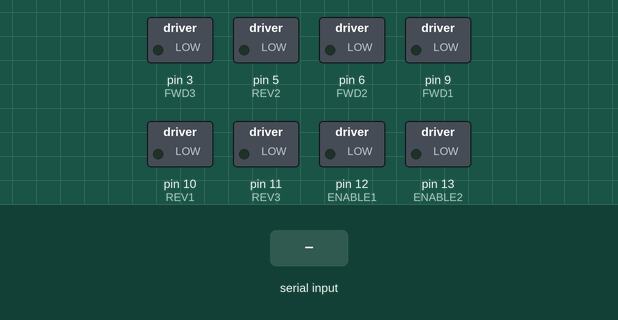
Recording of a sketch running on a simulated Arduino Uno, built with avr-gcc and run on an emulated ATmega328P. Parts: switched loads named in the sketch (green lamp = pin HIGH). Inputs (shaded band) come from the test bench. What the sketch prints to the serial monitor is not drawn.

Above: at 8.2 s.
8.3 s: "90,45,200\n" received over Serial
At 10.0 s:
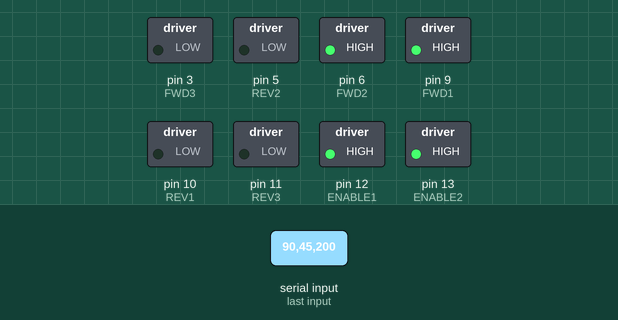
11.3 s: "30,150,10\n" received over Serial
At 11.42 s:
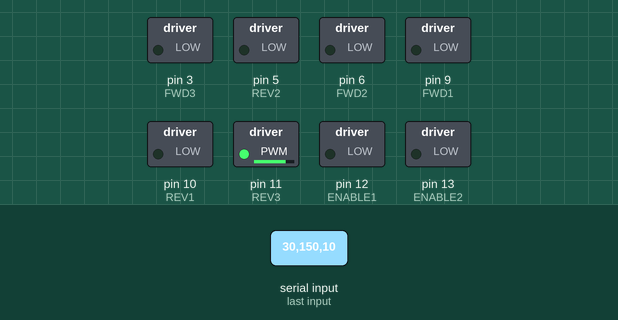
13.0 s: "0\n" received over Serial
At 15.4 s:
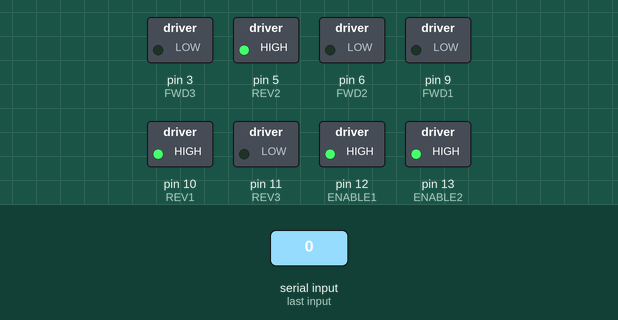
16.0 s: "1,90\n" received over Serial
At 18.9 s:
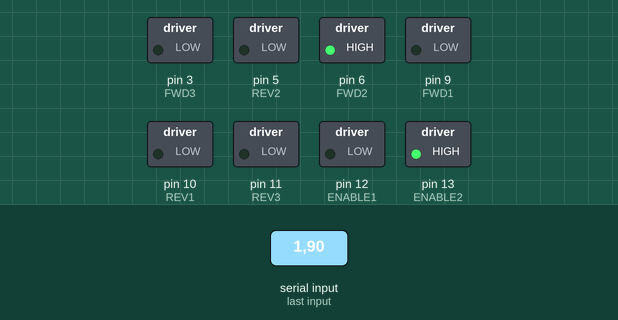
19.0 s: "1,90,45\n" received over Serial
At 20.62 s:
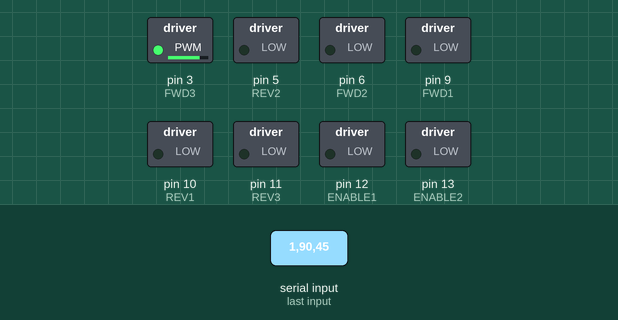
22.0 s: "90,45\n" received over Serial
At 24.5 s:
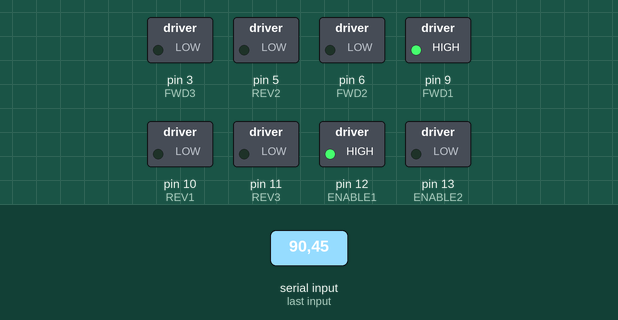
Timing chart, 0 to 26.0 s (numbered marks = the images above; inputs shaded):
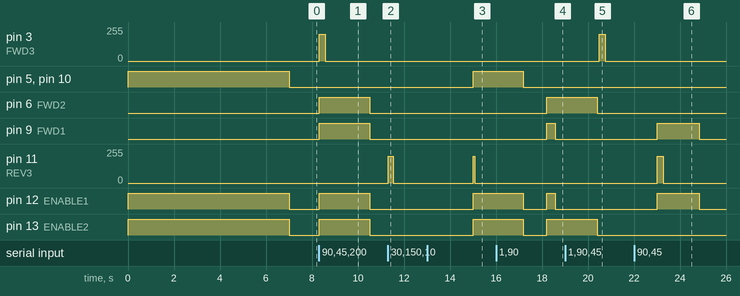

Measured:
- after the input at 8.3 s, pin 3 (FWD3): 0/255 → 200/255 at once, → 0/255 0.27 s later; pin 6 (FWD2), pin 9 (FWD1), pin 12 (ENABLE1), pin 13 (ENABLE2): LOW → HIGH at once, → LOW 2.2 s later
- after the input at 11.3 s, pin 11 (REV3): 0/255 → 200/255 at once, → 0/255 0.21 s later
- after the input at 13.0 s, pin 5 (REV2), pin 10 (REV1), pin 12 (ENABLE1), pin 13 (ENABLE2): LOW → HIGH after 2.0 s; pin 11 (REV3): 0/255 → 200/255 after 2.0 s, → 0/255 0.06 s later
- after the input at 16.0 s, pin 6 (FWD2): LOW → HIGH after 2.2 s; pin 9 (FWD1): LOW → HIGH after 2.2 s, → LOW 0.37 s later
- after the input at 19.0 s, pin 3 (FWD3): 0/255 → 200/255 after 1.5 s, → 0/255 0.27 s later
- after the input at 22.0 s, pin 9 (FWD1), pin 12 (ENABLE1): LOW → HIGH after 1.0 s, → LOW 1.8 s later; pin 11 (REV3): 0/255 → 200/255 after 1.0 s, → 0/255 0.27 s later

The sketch:

double_actuator.ino
```cpp
// ===================== USER-CONFIGURABLE CONSTANTS =====================
const float MAX_SPEED_IPS = 2.16;   // actuator speed in inches/second at full power
const float STROKE_IN     = 6.0;   // total stroke length in inches
const float RPM = 36.0;

// MegaMoto #1 (Actuator 1)
const int ENABLE1 = 12;
const int FWD1    = 9;   // PWM pin
const int REV1    = 10;    // PWM pin

// MegaMoto #2 (Actuator 2)
const int ENABLE2 = 13;
const int FWD2    = 6;   // PWM pin
const int REV2    = 5;    // PWM pin

// Motor Controller (Motor)
const int ENABLE3 = 100000; //Need to figure out the write spot
const int FWD3 = 3;
const int REV3 = 11;

// ===================== STATE VARIABLES =====================
float pos1_in = 0.0;  // estimated position of actuator 1 in inches (0 = fully retracted)
float pos2_in = 0.0;  // estimated position of actuator 2 in inches
float pos3_in = 0.0;

// ===================== BASIC MOTOR CONTROL HELPERS =====================
void stopActuator1() {
  digitalWrite(ENABLE1, LOW);
  analogWrite(FWD1, 0);
  analogWrite(REV1, 0);
}

void stopActuator2() {
  digitalWrite(ENABLE2, LOW);
  analogWrite(FWD2, 0);
  analogWrite(REV2, 0);
}

void stopMotor()
{
  digitalWrite(ENABLE3, LOW);
  analogWrite(FWD3, 0);
  analogWrite(REV3, 0);
}

void driveActuator1(int direction, int pwm) {
  // direction: +1 = extend (FWD), -1 = retract (REV), 0 = stop
  if (direction == 0 || pwm == 0) {
    stopActuator1();
    return;
  }

  digitalWrite(ENABLE1, HIGH);
  if (direction > 0) {
    // Extend
    analogWrite(REV1, 0);
    analogWrite(FWD1, pwm);
  } else {
    // Retract
    analogWrite(FWD1, 0);
    analogWrite(REV1, pwm);
  }
}

void driveActuator2(int direction, int pwm) {
  // direction: +1 = extend (FWD), -1 = retract (REV), 0 = stop
  if (direction == 0 || pwm == 0) {
    stopActuator2();
    return;
  }

  digitalWrite(ENABLE2, HIGH);
  if (direction > 0) {
    // Extend
    analogWrite(REV2, 0);
    analogWrite(FWD2, pwm);
  } else {
    // Retract
    analogWrite(FWD2, 0);
    analogWrite(REV2, pwm);
  }
}
void driveMotor(int direction, int pwm) {
  // direction: +1 = extend (FWD), -1 = retract (REV), 0 = stop
  if (direction == 0 || pwm == 0) {
    stopMotor();
    return;
  }

  digitalWrite(ENABLE3, HIGH);
  if (direction > 0) {
    // Extend
    analogWrite(REV3, 0);
    analogWrite(FWD3, pwm);
  } else {
    // Retract
    analogWrite(FWD3, 0);
    analogWrite(REV3, pwm);
  }
}


// ===================== RESET FUNCTION =====================
void resetActuators() {
  Serial.println("Resetting actuators (full retract)…");

  // Full reverse, both actuators
  driveActuator1(-1, 255);   // direction -1 = retract
  driveActuator2(-1, 255);

  delay(7000);  // long enough to fully retract (adjust as needed)

  stopActuator1();
  stopActuator2();

  // Set known positions
  pos1_in = 0.0;
  pos2_in = 0.0;

  Serial.println("Reset complete. Both actuators set to 0 inches.");
}

// ===================== SETUP =====================
void setup() {
  pinMode(ENABLE1, OUTPUT);
  pinMode(FWD1, OUTPUT);
  pinMode(REV1, OUTPUT);

  pinMode(ENABLE2, OUTPUT);
  pinMode(FWD2, OUTPUT);
  pinMode(REV2, OUTPUT);

  pinMode(ENABLE3, OUTPUT);
  pinMode(FWD3, OUTPUT);
  pinMode(REV3, OUTPUT);

  stopActuator1();
  stopActuator2();
  stopMotor();

  Serial.begin(9600);
  Serial.println("System starting...");

  resetActuators();   // run reset here

  Serial.println("Ready for serial commands: pos1,pos2");
}

// ===================== MAIN LOOP =====================
void loop() {
  if (Serial.available() > 0) {
    // Parse 2 numbers: pos1, pos2
    float target1 = Serial.parseFloat();   // actuator 1 target position (inches)
    float target2 = Serial.parseFloat();   // actuator 2 target position (inches)
    float target3 = Serial.parseFloat();
    Serial.println(target1);
    Serial.println(target2);
    Serial.println(target3);


    // optional: eat the rest of the line
    while (Serial.available() > 0) {
      char c = Serial.read();
      if (c == '\n' || c == '\r') break;
    }

    // Constrain positions to stroke range
    target1 = constrain(target1, 0.0, STROKE_IN);
    target2 = constrain(target2, 0.0, STROKE_IN);
    target3 = constrain(target3, -45.0, 45.0);

    Serial.print("Command received: ");
    Serial.print(target1); Serial.print(" in, ");
    Serial.print(target2); Serial.println(" in");

    moveActuatorsToTargets(target1, target2, target3);
  }
}

// ===================== MOTION FUNCTION =====================
// Runs actuators at full speed until they *should* reach the requested positions,
// then prints "Finished".
void moveActuatorsToTargets(float target1, float target2, float target3) {
  // Compute distance to move
  float delta1 = target1 - pos1_in;
  float delta2 = target2 - pos2_in;
  float delta3 = target3 - pos3_in;

  float dist1 = fabs(delta1);
  float dist2 = fabs(delta2);
  float dist3 = fabs(delta3);

  // Determine directions
  int dir1 = (delta1 > 0) - (delta1 < 0); // +1, 0, or -1
  int dir2 = (delta2 > 0) - (delta2 < 0);
  int dir3 = (delta3 > 0) - (delta3 < 0);

  // If no movement requested, just stop
  if (dist1 == 0 && dist2 == 0 && dist3 ==0) {
    Serial.println("No movement required.");
    stopActuator1();
    stopActuator2();
    stopMotor();
    Serial.println("Finished");
    return;
  }

  // Compute run times (seconds) based on full speed
  // Avoid divide-by-zero
  float time1_s = (dir1 != 0 && MAX_SPEED_IPS > 0) ? (dist1 / MAX_SPEED_IPS) : 0.0;
  float time2_s = (dir2 != 0 && MAX_SPEED_IPS > 0) ? (dist2 / MAX_SPEED_IPS) : 0.0;
  float time3_s = (dir3 != 0 && RPM > 0) ? (dist3/216) : 0.0;

  time1_s = time1_s*200/255;
  time2_s = time2_s *200/255;
  time3_s= 255*time3_s/200;
  unsigned long duration1_ms = (unsigned long)(time1_s * 1000.0);
  unsigned long duration2_ms = (unsigned long)(time2_s * 1000.0);
  unsigned long duration3_ms = (unsigned long)(time3_s * 1000.0);
  Serial.print("Motor Time: ");
  Serial.println(duration3_ms);

  bool a1Done = (dir1 == 0 || duration1_ms == 0);
  bool a2Done = (dir2 == 0 || duration2_ms == 0);
  bool a3Done = (dir3 == 0 || duration3_ms == 0);

  // Start motion (full speed for any actuator that needs to move)
  if (!a1Done) driveActuator1(dir1, 255);
  if (!a2Done) driveActuator2(dir2, 255);
  if (!a3Done) driveMotor(dir3, 200);

  unsigned long startMs = millis();

  // Simple blocking loop until both are "done"
  while (!a1Done || !a2Done || !a3Done) {
    unsigned long elapsed = millis() - startMs;

    if (!a1Done && elapsed >= duration1_ms) {
      stopActuator1();
      pos1_in = target1;
      a1Done = true;
    }

    if (!a2Done && elapsed >= duration2_ms) {
      stopActuator2();
      pos2_in = target2;
      a2Done = true;
    }

    if (!a3Done && elapsed >= duration3_ms) {
      stopMotor();
      pos3_in = target3;
      a3Done = true;
    }

    // Tiny delay to avoid hammering the CPU
    delay(5);
  }

  // Safety clamp positions
  pos1_in = constrain(pos1_in, 0.0, STROKE_IN);
  pos2_in = constrain(pos2_in, 0.0, STROKE_IN);
  pos3_in = constrain(pos3_in, -45.0, 45.0);

  Serial.print("New estimated positions: A1 = ");
  Serial.print(pos1_in);
  Serial.print(" in, A2 = ");
  Serial.print(pos2_in);
  Serial.print(" in, Motor = ");
  Serial.print(pos3_in);
  Serial.println(" degs");

  Serial.println("Finished");
}
```
